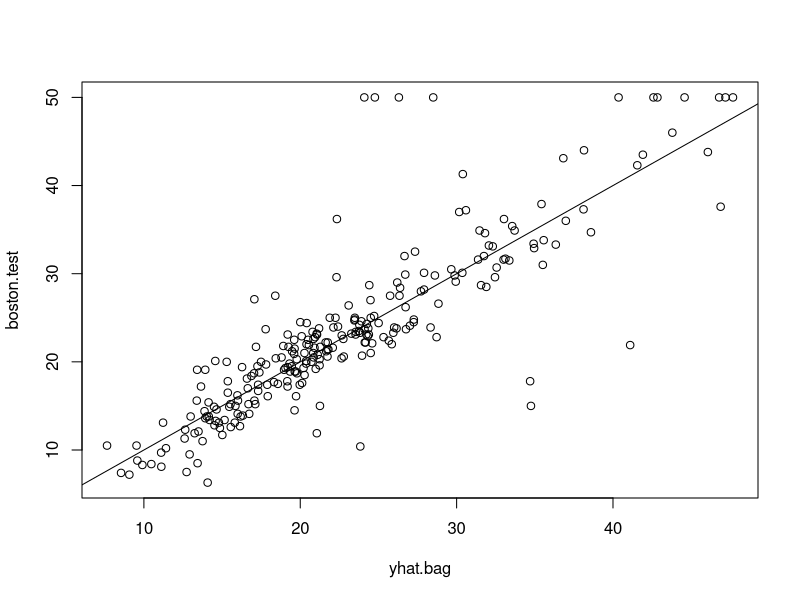
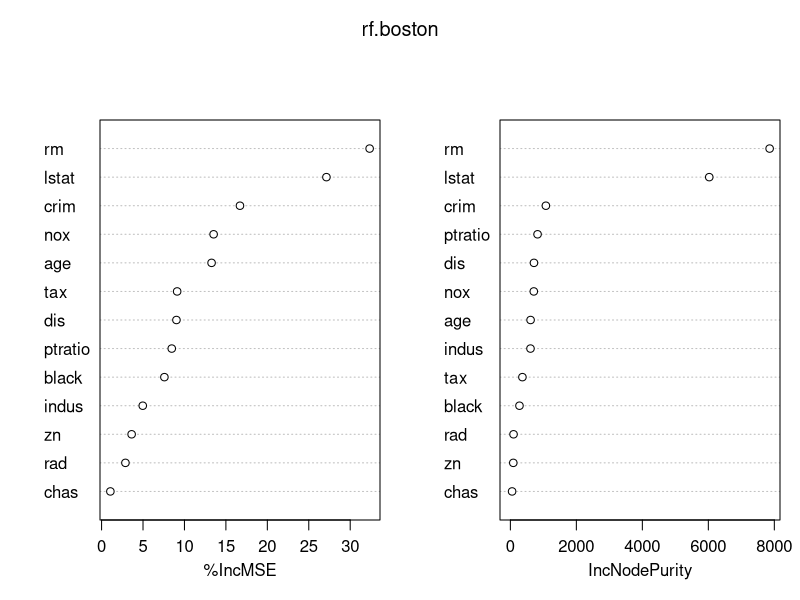

Here is the R script that generated these plots, in order:
## ---- chunk 1
library(MASS) # For the Boston dataset
library(randomForest)
set.seed(1)
train = sample(1:nrow(Boston), nrow(Boston)/2) # 50% of random data
bag.boston <- randomForest(medv~., data=Boston, subset=train, mtry=13, importance=TRUE)
bag.boston
## ---- chunk 2
boston.test <- Boston[-train,"medv"] # The response 
yhat.bag <- predict(bag.boston, newdata=Boston[-train,]) # Predict using any of the 
plot(yhat.bag, boston.test)
abline(0,1)
mean((yhat.bag-boston.test)^2) # MSE Error
## ---- chunk 3
bag.boston <- randomForest(medv~., data=Boston, subset=train, mtry=13, ntree=25) # we choose 25 tree
yhat.bag <- predict(bag.boston, newdata=Boston[-train,])
mean((yhat.bag-boston.test)^2) # Check MSE Error
## ---- chunk 4
set.seed(1)
rf.boston <- randomForest(medv~., data=Boston, subset=train, mtry=6, importance=TRUE)
yhat.rf <- predict(rf.boston, newdata=Boston[-train,])
mean((yhat.rf-boston.test)^2)
## ---- chunk 5
importance(rf.boston)
## ---- chunk 6
varImpPlot(rf.boston)
